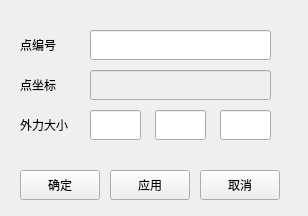
<?xml version="1.0" encoding="UTF-8"?>
<ui version="4.0">
 <class>frmStructForce</class>
 <widget class="QMainWindow" name="frmStructForce">
  <property name="geometry">
   <rect>
    <x>0</x>
    <y>0</y>
    <width>308</width>
    <height>216</height>
   </rect>
  </property>
  <property name="windowTitle">
   <string>结构-外力</string>
  </property>
  <widget class="QWidget" name="centralwidget">
   <widget class="QPushButton" name="btnApply">
    <property name="geometry">
     <rect>
      <x>110</x>
      <y>170</y>
      <width>80</width>
      <height>30</height>
     </rect>
    </property>
    <property name="text">
     <string>应用</string>
    </property>
   </widget>
   <widget class="QPushButton" name="btnCancel">
    <property name="geometry">
     <rect>
      <x>200</x>
      <y>170</y>
      <width>80</width>
      <height>30</height>
     </rect>
    </property>
    <property name="text">
     <string>取消</string>
    </property>
   </widget>
   <widget class="QPushButton" name="btnOK">
    <property name="geometry">
     <rect>
      <x>20</x>
      <y>170</y>
      <width>80</width>
      <height>30</height>
     </rect>
    </property>
    <property name="text">
     <string>确定</string>
    </property>
   </widget>
   <widget class="QLabel" name="label_3">
    <property name="geometry">
     <rect>
      <x>20</x>
      <y>110</y>
      <width>60</width>
      <height>30</height>
     </rect>
    </property>
    <property name="text">
     <string>外力大小</string>
    </property>
    <property name="alignment">
     <set>Qt::AlignLeading|Qt::AlignLeft|Qt::AlignVCenter</set>
    </property>
   </widget>
   <widget class="QLabel" name="label">
    <property name="geometry">
     <rect>
      <x>20</x>
      <y>30</y>
      <width>60</width>
      <height>30</height>
     </rect>
    </property>
    <property name="text">
     <string>点编号</string>
    </property>
    <property name="alignment">
     <set>Qt::AlignLeading|Qt::AlignLeft|Qt::AlignVCenter</set>
    </property>
   </widget>
   <widget class="QLineEdit" name="txtForce_x">
    <property name="geometry">
     <rect>
      <x>90</x>
      <y>110</y>
      <width>51</width>
      <height>30</height>
     </rect>
    </property>
   </widget>
   <widget class="QLineEdit" name="txtPointId">
    <property name="geometry">
     <rect>
      <x>90</x>
      <y>30</y>
      <width>181</width>
      <height>30</height>
     </rect>
    </property>
   </widget>
   <widget class="QLineEdit" name="txtPoint_xyz">
    <property name="enabled">
     <bool>false</bool>
    </property>
    <property name="geometry">
     <rect>
      <x>90</x>
      <y>70</y>
      <width>181</width>
      <height>30</height>
     </rect>
    </property>
   </widget>
   <widget class="QLabel" name="label_4">
    <property name="geometry">
     <rect>
      <x>20</x>
      <y>70</y>
      <width>60</width>
      <height>30</height>
     </rect>
    </property>
    <property name="text">
     <string>点坐标</string>
    </property>
    <property name="alignment">
     <set>Qt::AlignLeading|Qt::AlignLeft|Qt::AlignVCenter</set>
    </property>
   </widget>
   <widget class="QLineEdit" name="txtForce_y">
    <property name="geometry">
     <rect>
      <x>155</x>
      <y>110</y>
      <width>51</width>
      <height>30</height>
     </rect>
    </property>
   </widget>
   <widget class="QLineEdit" name="txtForce_z">
    <property name="geometry">
     <rect>
      <x>220</x>
      <y>110</y>
      <width>51</width>
      <height>30</height>
     </rect>
    </property>
   </widget>
  </widget>
 </widget>
 <resources/>
 <connections/>
</ui>
